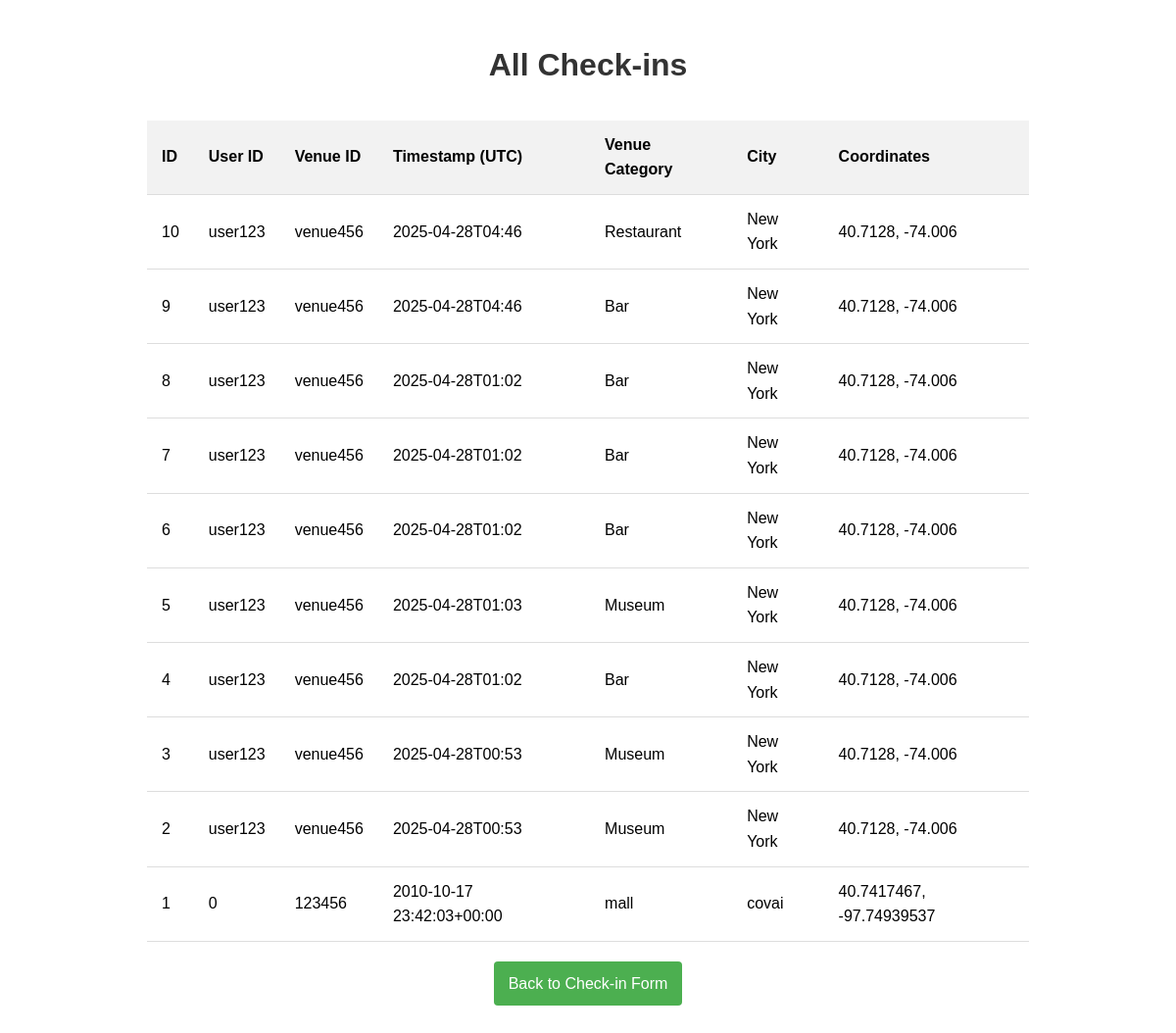
The app's page /checkins with its own data.
### tables this page shows
CREATE TABLE checkin (
        id INTEGER PRIMARY KEY AUTOINCREMENT,
        user_id TEXT,
        venue_id TEXT,
        utc_timestamp TEXT,
        venue_category TEXT,
        city TEXT,
        latitude REAL,
        longitude REAL
    );

### app.py (the view)
@app.route('/checkins')
def checkins():
    conn = sqlite3.connect('checkin.db')
    conn.row_factory = sqlite3.Row
    c = conn.cursor()
    c.execute('SELECT * FROM checkin ORDER BY id DESC')
    checkins = c.fetchall()
    conn.close()
    return render_template('checkins.html', checkins=checkins)

### templates/checkins.html (shortened to what this page needs)
<!DOCTYPE html>
<html lang="en">
<head>
</head>
<body>
    <h1>All Check-ins</h1>
    {% if checkins %}
    <table>
        <thead>
            <tr>
                <th>ID</th>
                <th>User ID</th>
                <th>Venue ID</th>
                <th>Timestamp (UTC)</th>
                <th>Venue Category</th>
                <th>City</th>
                <th>Coordinates</th>
            </tr>
        </thead>
        <tbody>
            {% for checkin in checkins %}
            <tr>
                <td>{{ checkin.id }}</td>
                <td>{{ checkin.user_id }}</td>
                <td>{{ checkin.venue_id }}</td>
                <td>{{ checkin.utc_timestamp }}</td>
                <td>{{ checkin.venue_category }}</td>
                <td>{{ checkin.city }}</td>
                <td>{{ checkin.latitude }}, {{ checkin.longitude }}</td>
            </tr>
            {% endfor %}
        </tbody>
    </table>
    {% else %}
    <div class="empty-message">
        <p>No check-ins found. Start by adding a new check-in!</p>
    </div>
    {% endif %}
    <div class="back-link">
        <a href="/">Back to Check-in Form</a>
    </div>
</body>
</html>

### templates/checkins.html (style rules this page uses)
body { font-family: Arial, sans-serif; max-width: 900px; margin: 0 auto; padding: 20px; line-height: 1.6; }
h1 { color: #333; text-align: center; margin-bottom: 30px; }
table { width: 100%; border-collapse: collapse; margin-top: 20px; }
th, td { padding: 12px 15px; text-align: left; border-bottom: 1px solid #ddd; }
th { background-color: #f2f2f2; font-weight: bold; }
.back-link { display: block; margin: 20px 0; text-align: center; }
.back-link a { display: inline-block; padding: 10px 15px; background-color: #4CAF50; color: white; text-decoration: none; border-radius: 4px; }

### records on screen
checkin: id "10", user_id "user123", venue_id "venue456", utc_timestamp "2025-04-28T04:46", venue_category "Restaurant", city "New York", latitude "40.7128", longitude "-74.006"
checkin: id "9", user_id "user123", venue_id "venue456", utc_timestamp "2025-04-28T04:46", venue_category "Bar", city "New York", latitude "40.7128", longitude "-74.006"
checkin: id "8", user_id "user123", venue_id "venue456", utc_timestamp "2025-04-28T01:02", venue_category "Bar", city "New York", latitude "40.7128", longitude "-74.006"
checkin: id "7", user_id "user123", venue_id "venue456", utc_timestamp "2025-04-28T01:02", venue_category "Bar", city "New York", latitude "40.7128", longitude "-74.006"
checkin: id "6", user_id "user123", venue_id "venue456", utc_timestamp "2025-04-28T01:02", venue_category "Bar", city "New York", latitude "40.7128", longitude "-74.006"
checkin: id "5", user_id "user123", venue_id "venue456", utc_timestamp "2025-04-28T01:03", venue_category "Museum", city "New York", latitude "40.7128", longitude "-74.006"
checkin: id "4", user_id "user123", venue_id "venue456", utc_timestamp "2025-04-28T01:02", venue_category "Bar", city "New York", latitude "40.7128", longitude "-74.006"
checkin: id "3", user_id "user123", venue_id "venue456", utc_timestamp "2025-04-28T00:53", venue_category "Museum", city "New York", latitude "40.7128", longitude "-74.006"
checkin: id "2", user_id "user123", venue_id "venue456", utc_timestamp "2025-04-28T00:53", venue_category "Museum", city "New York", latitude "40.7128", longitude "-74.006"
checkin: id "1", user_id "0", venue_id "123456", utc_timestamp "2010-10-17 23:42:03+00:00", venue_category "mall", city "covai", latitude "40.7417467", longitude "-97.74939537"
